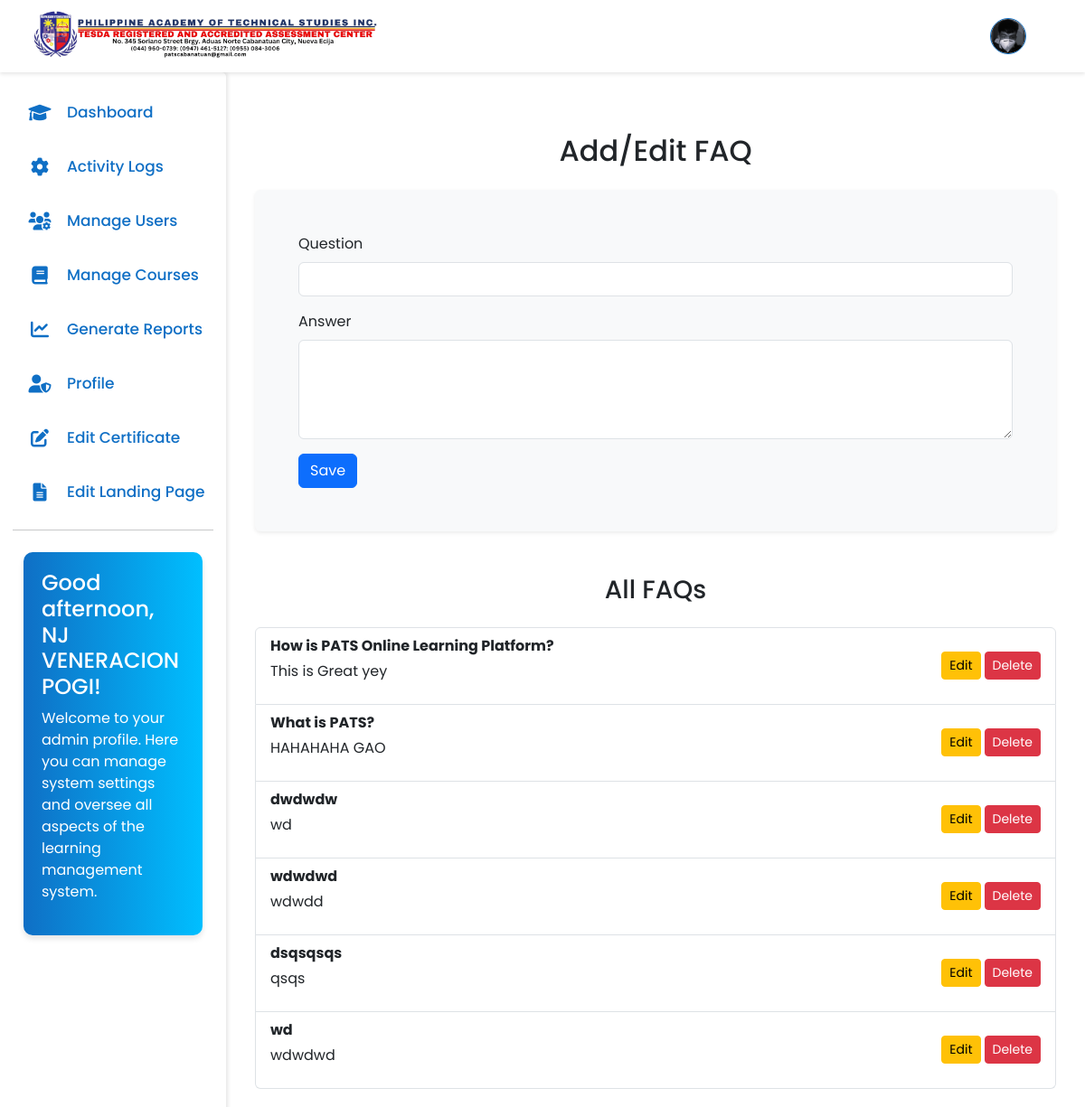
The page /admin/main.php?page=edit-faqs (signed in) on the database its author committed.
### tables this page shows
CREATE TABLE `header` (
  `id` int(11) NOT NULL,
  `logo` varchar(100) DEFAULT NULL
);

CREATE TABLE `users` (
  `user_id` int(11) NOT NULL,
  `fullname` varchar(60) NOT NULL,
  `username` varchar(30) NOT NULL,
  `profile_picture` varchar(100) NOT NULL,
  `email` varchar(40) NOT NULL,
  `password` varchar(70) NOT NULL,
  `role` varchar(15) NOT NULL,
  `otp` varchar(6) DEFAULT NULL,
  `otp_expiration` datetime DEFAULT NULL,
  `is_verified` tinyint(1) DEFAULT 0,
  `created_at` datetime NOT NULL DEFAULT current_timestamp()
);

CREATE TABLE `faqs` (
  `id` int(11) NOT NULL,
  `question` varchar(255) NOT NULL,
  `answer` text NOT NULL
);

### cms/edit-faqs.php (the view, shortened to what this page needs)
<?php
$sql = "SELECT * FROM faqs";
$faqs = $connect->query($sql);
?>
<div class="container mt-5">
    <h2 class="text-center mb-4">Add/Edit FAQ</h2>
    <form method="POST" class="bg-light p-5 rounded shadow-sm">
        <div class="form-group mb-3">
            <label for="question" class="form-label">Question</label>
            <input class="form-control" type="text" name="question" id="question" required>
        </div>
        <div class="form-group mb-3">
            <label for="answer" class="form-label">Answer</label>
            <textarea class="form-control" name="answer" id="answer" rows="4" required></textarea>
        </div>
        <button type="submit" class="btn btn-primary btn-block" name="save">Save</button>
    </form>
    <div class="mt-5">
        <h3 class="text-center mb-4">All FAQs</h3>
        <?php if ($faqs->num_rows > 0): ?>
            <div class="list-group">
                <?php while($row = $faqs->fetch_assoc()): ?>
                    <div class="list-group-item d-flex justify-content-between align-items-center">
                        <div>
                            <p class="mb-1"><strong><?php echo $row['question']; ?></strong></p>
                            <p><?php echo $row['answer']; ?></p>
                        </div>
                        <div class="d-flex gap-1">
                            <button class="btn btn-sm btn-warning" data-id="<?php echo $row['id']; ?>" data-question="<?php echo $row['question']; ?>" data-answer="<?php echo $row['answer']; ?>">Edit</button>
                            <form method="POST">
                                <button type="submit" class="btn btn-sm btn-danger">Delete</button>
                            </form>
                        </div>
                    </div>
                <?php endwhile; ?>
            </div>
        <?php else: ?>
            <p class="text-center">No FAQs found.</p>
        <?php endif; ?>
    </div>
</div>

### admin/main.php (shortened to what this page needs)
<?php
include '../config/db.php';
$userID = $_SESSION['userID'];
$page = isset($_GET['page']) ? $_GET['page'] : 'dashboard';
switch($page){
    case 'edit-faqs':
        $filename = '../cms/edit-faqs.php';
        break;
}
$sqlProfile = "SELECT profile_picture FROM users WHERE user_id = '$userID'";
$resultProfile = mysqli_query($connect, $sqlProfile);
$pic = mysqli_fetch_assoc($resultProfile);
$profilePic = $pic['profile_picture'] ?? 'default.png';
$sqlHeader = "SELECT * FROM header";
$resultHeader = mysqli_query($connect, $sqlHeader);
$header = mysqli_fetch_assoc($resultHeader);
$logo = $header['logo'];
?>
<!DOCTYPE html>
<html lang="en">
<head>
    <link href="https://cdn.jsdelivr.net/npm/bootstrap@5.3.0/dist/css/bootstrap.min.css" rel="stylesheet">
    <link href="https://cdnjs.cloudflare.com/ajax/libs/font-awesome/6.0.0-beta3/css/all.min.css" rel="stylesheet">
    <link rel="stylesheet" href="../assets/css/side-nav.css?v2">
    <link rel="stylesheet" href="../assets/css/color.css">
</head>
<body>
    <nav class="navbar navbar-expand-lg fixed-top">
        <div class="container-fluid ms-4 me-4">
            <a class="navbar-brand">
                <img src="<?= $logo; ?>" alt="Pats Logo" style="height: 60px;">
            </a>
            <div class="d-flex align-items-center ms-auto">
                <div class="dropdown">
                    <button class="btn btn-link me-3" type="button" id="profileDropdown" data-bs-toggle="dropdown" aria-expanded="false">
                    <img src="../uploads/profile-pictures/<?php echo (!empty($profilePic)) ? $profilePic : 'default.png'; ?>" alt="profile photo" style="width: 40px; height: 40px; border-radius: 50%; object-fit: cover;">
                    </button>
                </div>
            </div>
        </div>
    </nav>
    <nav class="sidebar">
        <div class="menu-bar">
            <div class="menu">
                <ul class="menu-links">
                    <li class="nav-link">
                        <a href="?page=dashboard">
                            <i class="fa-solid fa-graduation-cap icon modified-text-primary"></i>
                            <span class="text nav-text modified-text-primary">Dashboard</span>
                        </a>
                    </li>
                    <li class="nav-link">
                        <a href="?page=activity-logs">
                            <i class="fa-solid fa-gear icon modified-text-primary"></i>
                            <span class="text nav-text modified-text-primary">Activity Logs</span>
                        </a>
                    </li>
                    <li class="nav-link">
                        <a href="?page=manage-users">
                        <i class="fa-solid fa-users-gear icon modified-text-primary"></i>
                            <span class="text nav-text modified-text-primary">Manage Users</span>
                        </a>
                    </li>
                    <li class="nav-link">
                        <a href="?page=manage-courses">
                        <i class="fa-solid fa-book icon modified-text-primary"></i>
                            <span class="text nav-text modified-text-primary">Manage Courses</span>
                        </a>
                    </li>
                    <li class="nav-link">
                        <a href="?page=generate-reports">
                          <i class="fa-solid fa-chart-line icon modified-text-primary"></i>
                            <span class="text nav-text">Generate Reports</span>
                        </a>
                    </li>
                    <li class="nav-link">
                        <a href="?page=profile">
                        <i class="fa-solid fa-user-shield icon modified-text-primary"></i>
                            <span class="text nav-text modified-text-primary">Profile</span>
                        </a>
                    </li>
                   <li class="nav-link">
                        <a href="?page=edit-certificate">
                            <i class="fa-solid fa-edit icon"></i>
                            <span class="text nav-text">Edit Certificate</span>
                        </a>
                    </li>
                    <li class="nav-item dropdown">
                        <a class="nav-link " role="button" data-bs-toggle="dropdown" aria-expanded="false">
                            <i class="fa-solid fa-file-alt icon modified-text-primary"></i>
                            <span class="text nav-text modified-text-primary">Edit Landing Page</span>
                        </a>
                    </li>
                    <hr>
                    <div class="container mt-4">
                        <div class="welcome-text">
                            <h4 id="greeting"></h4>
                            <p>Welcome to your admin profile. Here you can manage system settings and oversee all aspects of the learning management system.</p>
                        </div>
                    </div>
                </ul>
            </div>
        </div>
    </nav>
    <div class="content flex-grow-1" id="content-area">
    <?php include $filename; ?>
    </div>
</body>
</html>

### assets/css/side-nav.css (style rules this page uses)
* { margin: 0; padding: 0; box-sizing: border-box; font-family: 'Poppins', sans-serif; }
* > .nav-link { border-radius: 10px; }
:root { --body-color: #cbedfd; --sidebar-color: #FFF; --primary-color: #0f6fc5; --primary-color-light: #F6F5FF; --toggle-color: #DDD; --text-color: #0f6fc5; --background-color: white; --tran-03: all 0.2s ease; --tran-04: all 0.3s ease; --tran-05: all 0.3s ease; }
body { font-family: 'Poppins', sans-serif; background-color: var(--background-color); padding-top: 80px; }
.sidebar { position: fixed; top: 80px; left: 0; bottom: 0; height: 100%; width: 250px; padding: 10px 14px; background: var(--sidebar-color); transition: var(--tran-05); z-index: 100; border-top-right-radius: 5px; overflow-y: auto; box-shadow: 2px 0 4px rgba(0,0,0,0.1); }
.sidebar li { height: 50px; list-style: none; display: flex; align-items: center; margin-top: 10px; }
.header .image, .sidebar .icon { min-width: 60px; border-radius: 6px; }
.sidebar .icon { min-width: 60px; border-radius: 6px; height: 100%; display: flex; align-items: center; justify-content: center; font-size: 20px; }
.sidebar .text, .sidebar .icon { color: var(--text-color); transition: var(--tran-03); }
.sidebar .text { font-size: 17px; font-weight: 500; white-space: nowrap; opacity: 1; }
.sidebar li a { list-style: none; height: 100%; background-color: transparent; display: flex; align-items: center; height: 100%; width: 100%; text-decoration: none; transition: var(--tran-03); }
.sidebar .menu-bar { height: calc(100% - 55px); display: flex; flex-direction: column; justify-content: space-between; overflow-y: scroll; }
.menu-links { padding: 0; position: relative; }
.navbar { background-color: var(--background-color); box-shadow: 0 2px 4px rgba(0,0,0,0.1); height: 80px; }
.navbar-brand, .nav-link { color: var(--text-color); }
.sidebar .nav-link a { color: #333; transition: all 0.3s ease; padding: 15px 0px; height: 100%; width: 100%; }
.sidebar .nav-link a { color: #333; text-decoration: none; }
.content { transition: all 0.3s; padding: 20px; }
.dropdown button img { height: 40px; width: 40px; border: 1px solid #0f6fc5; border-radius: 50%; }
@media (min-width: 769px) { .content { margin-left: 250px; } }
.welcome-text { background: linear-gradient(to right, #0f6fc5, #00bfff); color: white; padding: 20px; border-radius: 10px; margin-bottom: 20px; box-shadow: 0 4px 6px rgba(0, 0, 0, 0.1); transition: transform 0.3s ease; }

### assets/css/color.css (style rules this page uses)
:root { --primary-color: #0f6fc5; --secondary-color: #6c757d; --success-color: #28a745; --danger-color: #dc3545; --warning-color: #ffc107; --info-color: #17a2b8; --light-color: #f8f9fa; --dark-color: #343a40; --text-primary: #212529; --text-secondary: #6c757d; --text-light: #f8f9fa; --bg-primary: #ffffff; --bg-secondary: #f8f9fa; --border-color: #dee2e6; --accent-color: #fd7e14; --highlight-color: #20c997; }
.modified-text-primary { color: var(--primary-color) !important; }

### rows shown on the page
header: logo (picture)
users: profile_picture (picture)
faqs: question "How is PATS Online Learning Platform?", answer "This is Great yey"
faqs: question "What is PATS?", answer "HAHAHAHA GAO"
faqs: question "dwdwdw", answer "wd"
faqs: question "wdwdwd", answer "wdwdd"
faqs: question "dsqsqsqs", answer "qsqs"
faqs: question "wd", answer "wdwdwd"
